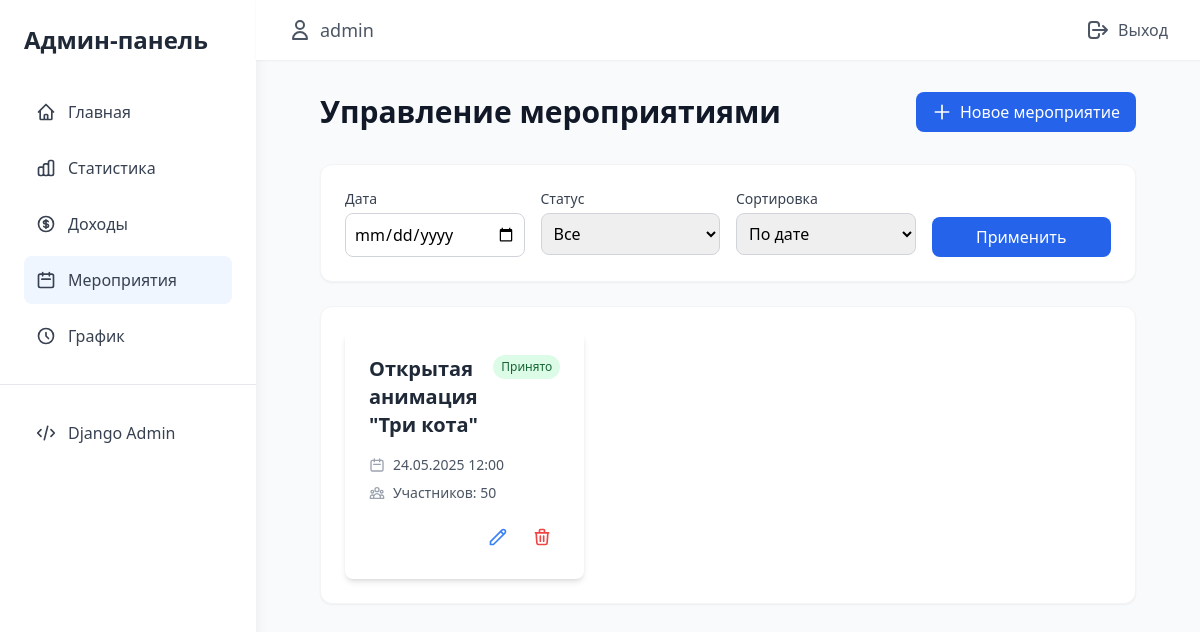
The app's page /staff/events/ (signed in), older data.
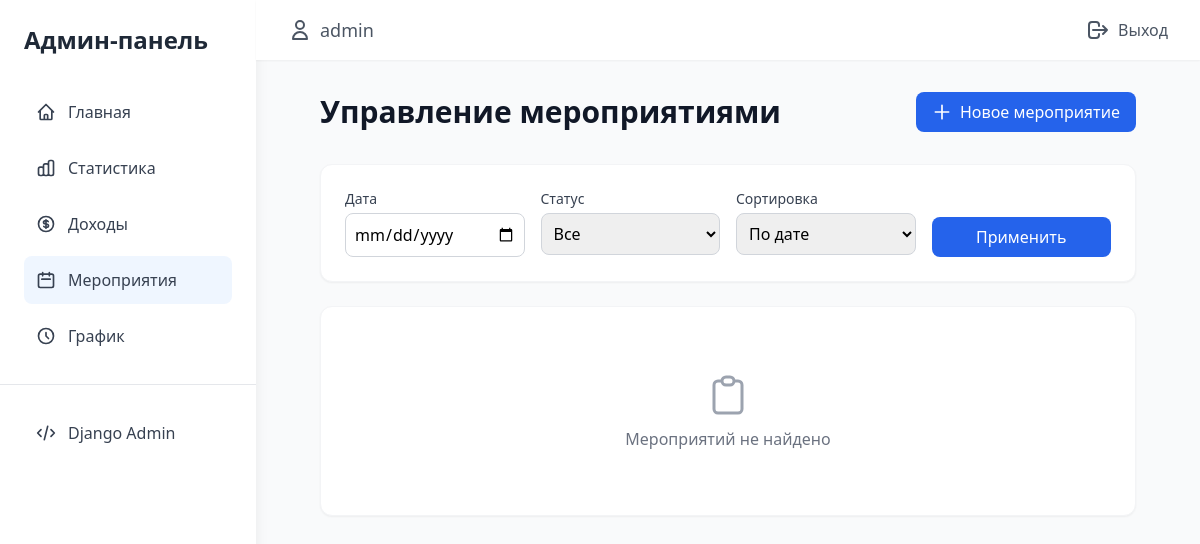
The same page, newer data.
### staff/models.py (models this page shows, shortened)
class Event(models.Model):
    LOCATION_CHOICES = [
        ('main', 'Основная площадка'),
        ('secondary', 'Дополнительная площадка')
    ]
    name = models.CharField(max_length=255, verbose_name="Название")
    description = models.TextField(verbose_name="Описание")
    date = models.DateTimeField(verbose_name="Дата и время")
    location = models.CharField(
        max_length=100,
        choices=LOCATION_CHOICES,
        default='main',
        verbose_name="Место проведения"
    )
    event_type = models.CharField(
        max_length=50,
        choices=EVENT_TYPES,
        verbose_name="Тип мероприятия"
    )
    moderation_status = models.CharField(
        max_length=20,
        choices=MODERATION_STATUS,
        default='pending',
        verbose_name="Статус модерации"
    )
    booking = models.OneToOneField(
        'bookings.Booking',
        on_delete=models.CASCADE,
        null=True,
        blank=True,
        verbose_name="Бронирование"
    )
    image = models.ImageField(
        upload_to='events/',
        null=True,
        blank=True,
        verbose_name="Изображение"
    )
    max_participants = models.PositiveIntegerField(
        default=10,
        verbose_name='Максимальное количество участников'
    )
    def get_moderation_status_display(self):
        return dict(MODERATION_STATUS).get(self.moderation_status, self.moderation_status)
    class Meta:
        verbose_name = "Мероприятие"
        verbose_name_plural = "Мероприятия"
        ordering = ['date']  # Сортировка по дате (от ближайших к дальним)

### staff/views.py (the view)
# urls.py: path('events/', views.events_view, name='events'),
@login_required
@role_required('Admin', 'Manager')
def events_view(request):
    events = Event.objects.filter(booking__isnull=True)
    filter_by_type = request.GET.get('type')
    if filter_by_type:
        events = events.filter(event_type=filter_by_type)
    event_date = request.GET.get('event_date')
    if event_date:
        events = events.filter(date__date=event_date)
    moderation_status = request.GET.get('moderation_status')
    if moderation_status:
        events = events.filter(moderation_status=moderation_status)
    sort_by = request.GET.get('sort_by', '')
    if sort_by == 'date':
        events = events.order_by('date')
    elif sort_by == 'name':
        events = events.order_by('name')
    paginator = Paginator(events, 10)
    page_number = request.GET.get('page', 1)
    page_obj = paginator.get_page(page_number)
    no_events = events.count() == 0
    return render(request, 'staff/admin/events.html', {
        'events': page_obj,
        'event_date': event_date,
        'moderation_status': moderation_status,
        'sort_by': sort_by,
        'no_events': no_events,
    })

### staff/views.py (called while the page is built)
def role_required(*group_names):
    def in_groups(user):
        if user.is_authenticated:
            if bool(user.groups.filter(name__in=group_names)) or user.is_superuser:
                return True
        return False
    return user_passes_test(in_groups)

### staff/templates/staff/admin/events.html (shortened to what the changed rows need)
{% extends 'staff/base_admin.html' %}
{% load static %}
{% block admin_content %}
<div class="max-w-7xl mx-auto px-4 sm:px-6 lg:px-8">
    <div class="flex justify-between items-center mb-8">
        <h1 class="text-3xl font-bold text-gray-900">Управление мероприятиями</h1>
    </div>
    <div class="bg-white rounded-xl shadow-sm border border-gray-100 p-6">
        <div class="grid grid-cols-1 md:grid-cols-2 lg:grid-cols-3 gap-6">
            {% for event in events %}
            <div class="bg-white p-6 rounded-lg shadow-md hover:shadow-lg transition-shadow">
                <div class="flex justify-between items-start mb-4">
                    <h3 class="text-xl font-semibold text-gray-800">{{ event.name }}</h3>
                    <span class="px-2 py-1 text-xs rounded-full
                        {% if event.moderation_status == 'approved' %}bg-green-100 text-green-800
                        {% elif event.moderation_status == 'rejected' %}bg-red-100 text-red-800
                        {% else %}bg-yellow-100 text-yellow-800{% endif %}">
                        {{ event.get_moderation_status_display }}
                    </span>
                </div>
                <div class="space-y-2 text-sm text-gray-600">
                    <div class="flex items-center gap-2">
                        <svg xmlns="http://www.w3.org/2000/svg" class="h-4 w-4 text-gray-400" fill="none" viewBox="0 0 24 24" stroke="currentColor">
                            <path stroke-linecap="round" stroke-linejoin="round" stroke-width="2" d="M8 7V3m8 4V3m-9 8h10M5 21h14a2 2 0 002-2V7a2 2 0 00-2-2H5a2 2 0 00-2 2v12a2 2 0 002 2z"/>
                        </svg>
                        <span>{{ event.date|date:"d.m.Y H:i" }}</span>
                    </div>
                    <div class="flex items-center gap-2">
                        <span>Участников: {{ event.max_participants }}</span>
                    </div>
                </div>
                <div class="flex justify-end mt-4 space-x-2">
                    <a href="{% url 'staff:edit-event' event.id %}"
                       class="p-2 text-blue-500 hover:bg-blue-50 rounded-full transition-colors">
                        <svg xmlns="http://www.w3.org/2000/svg" class="h-5 w-5" fill="none" viewBox="0 0 24 24" stroke="currentColor">
                            <path stroke-linecap="round" stroke-linejoin="round" stroke-width="2" d="M15.232 5.232l3.536 3.536m-2.036-5.036a2.5 2.5 0 113.536 3.536L6.5 21.036H3v-3.572L16.732 3.732z"/>
                        </svg>
                    </a>
                    <form action="{% url 'staff:delete-event' event.id %}" method="post"
                          onsubmit="return confirm('Удалить мероприятие?')">
                        <button type="submit"
                                class="p-2 text-red-500 hover:bg-red-50 rounded-full transition-colors">
                            <svg xmlns="http://www.w3.org/2000/svg" class="h-5 w-5" fill="none" viewBox="0 0 24 24" stroke="currentColor">
                                <path stroke-linecap="round" stroke-linejoin="round" stroke-width="2" d="M19 7l-.867 12.142A2 2 0 0116.138 21H7.862a2 2 0 01-1.995-1.858L5 7m5 4v6m4-6v6m1-10V4a1 1 0 00-1-1h-4a1 1 0 00-1 1v3M4 7h16"/>
                            </svg>
                        </button>
                    </form>
                </div>
            </div>
            {% empty %}
            <div class="col-span-full text-center py-10">
                <p class="mt-2 text-gray-500">Мероприятий не найдено</p>
            </div>
            {% endfor %}
        </div>
    </div>
</div>
{% endblock %}

Row changes from the older to the newer data that the page shows:
removed Event: name "Открытая анимация \"Три кота\"", moderation_status "Принято", date "24.05.2025 12:00", max_participants "50"
Text that changed along with them:
text now shown: "Мероприятий не найдено"
